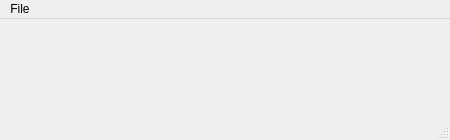
<?xml version="1.0" encoding="UTF-8"?>
<ui version="4.0">
 <class>CalculatorWindow</class>
 <widget class="QMainWindow" name="CalculatorWindow">
  <property name="geometry">
   <rect>
    <x>0</x>
    <y>0</y>
    <width>450</width>
    <height>140</height>
   </rect>
  </property>
  <property name="sizePolicy">
   <sizepolicy hsizetype="Preferred" vsizetype="Fixed">
    <horstretch>0</horstretch>
    <verstretch>0</verstretch>
   </sizepolicy>
  </property>
  <property name="minimumSize">
   <size>
    <width>0</width>
    <height>140</height>
   </size>
  </property>
  <property name="maximumSize">
   <size>
    <width>16777215</width>
    <height>140</height>
   </size>
  </property>
  <property name="windowTitle">
   <string>Calculator</string>
  </property>
  <widget class="QWidget" name="centralwidget"/>
  <widget class="QMenuBar" name="menubar">
   <property name="geometry">
    <rect>
     <x>0</x>
     <y>0</y>
     <width>450</width>
     <height>22</height>
    </rect>
   </property>
   <widget class="QMenu" name="menuFile">
    <property name="title">
     <string>File</string>
    </property>
    <addaction name="actionClear"/>
   </widget>
   <addaction name="menuFile"/>
  </widget>
  <widget class="QStatusBar" name="statusbar"/>
  <action name="actionClear">
   <property name="text">
    <string>Clear</string>
   </property>
  </action>
 </widget>
 <resources/>
 <connections/>
</ui>
